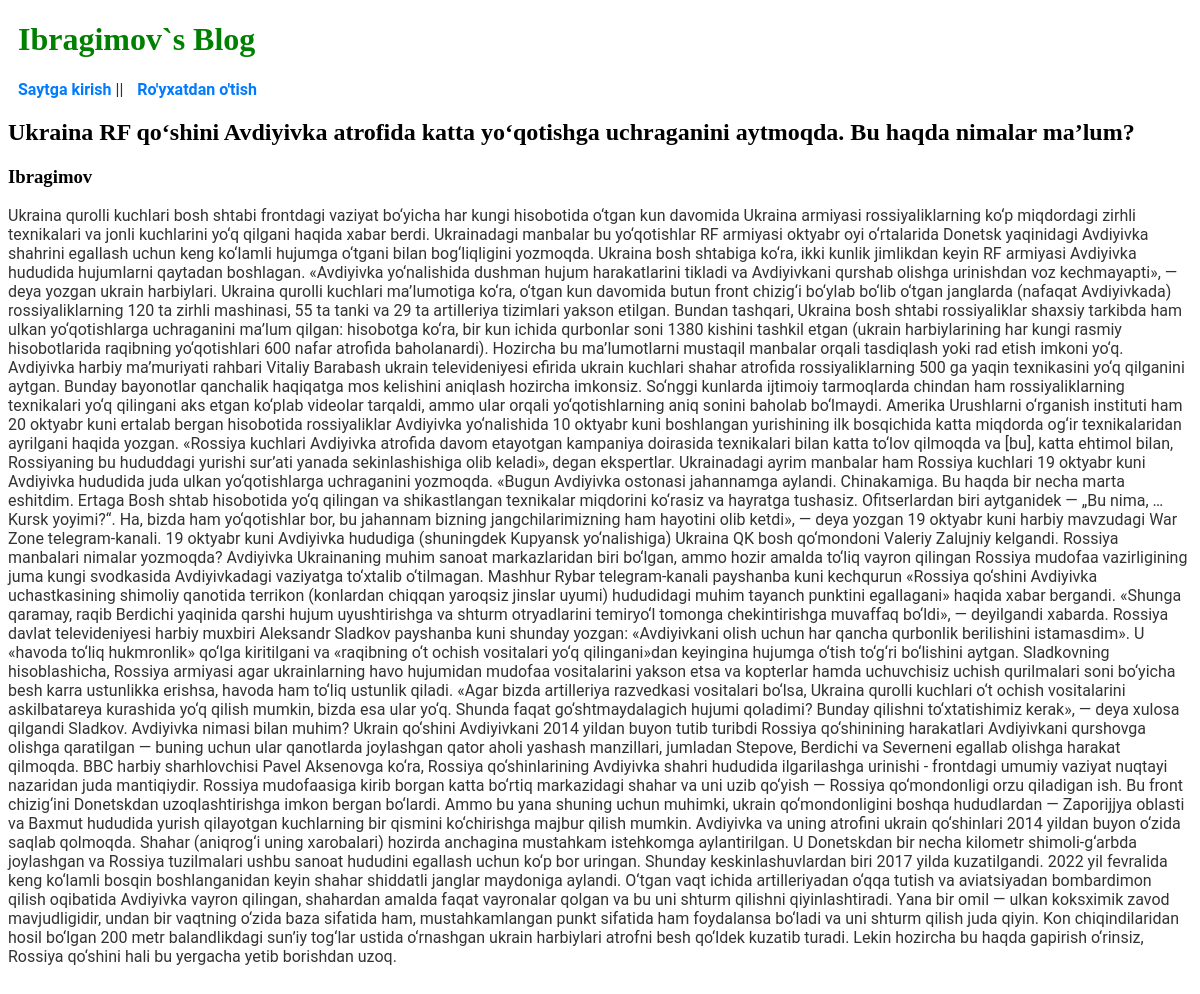
Screenshot of /post/9/ with the database file from the repository.
### blog/models.py (models this page shows, shortened)
class Post(models.Model):
    title = models.CharField(max_length=200)
    author = models.ForeignKey(
        'auth.User',
        on_delete=models.CASCADE
    )
    body = models.TextField()

### blog/views.py (the view)
# urls.py: path('post/<int:pk>/', FullPostViews.as_view(), name='full_post'),
class FullPostViews(DeleteView):
    model = Post
    template_name = 'full_post.html'

### templates/full_post.html (shortened to what this page needs)
<!DOCTYPE html>
<html lang="en">
<head>
    <link rel="stylesheet" href="../static/css/styles.css">
</head>
<body>
    {%extends 'base.html'%}
    {%block content%}
    <div class="blogPost">
        <h2>{{post.title}}</h2>
        <h3>{{post.author}}</h3>
        <p>{{post.body}}</p>
    </div>
    <br>
    {%endblock content%}

### static/css/styles.css (style rules this page uses)
p { font-family: 'Roboto', sans-serif; font-size: 16px; color: #333; }

### templates/full_post.html (style rules this page uses)
p { font-family: 'Roboto', sans-serif; font-size: 16px; color: #333; }

### templates/base.html (style rules this page uses)
p { font-family: 'Roboto', sans-serif; font-size: 16px; color: #333; }

### rows the page displays
Post: title "Ukraina RF qo‘shini Avdiyivka atrofida katta yo‘qotishga uchraganini aytmoqda. Bu haqda nimalar ma’lum?", author "Ibragimov", body "Ukraina qurolli kuchlari bosh shtabi frontdagi vaziyat bo‘yicha har kungi hisobotida o‘tgan kun davomida Ukraina armiyasi rossiyaliklarning ko‘p miqdordagi zirhli texnikalari va jonli kuchlarini yo‘q qilgani haqida xabar berdi. Ukrainadagi manbalar bu yo‘qotishlar RF armiyasi oktyabr oyi o‘rtalarida Donetsk yaqinidagi Avdiyivka shahrini egallash uchun keng ko‘lamli hujumga o‘tgani bilan bog‘liqligini yozmoqda. Ukraina bosh shtabiga ko‘ra, ikki kunlik jimlikdan keyin RF armiyasi Avdiyivka hududida hujumlarni qaytadan boshlagan. «Avdiyivka yo‘nalishida dushman hujum harakatlarini tikladi va Avdiyivkani qurshab olishga urinishdan voz kechmayapti», — deya yozgan ukrain harbiylari. Ukraina…"
